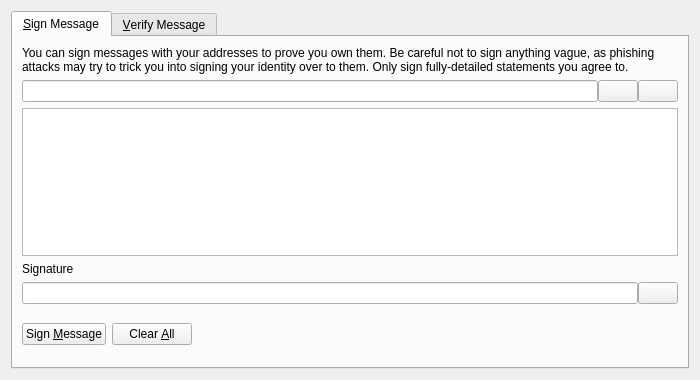
<?xml version="1.0" encoding="UTF-8"?>
<ui version="4.0">
 <class>SignVerifyMessageDialog</class>
 <widget class="QDialog" name="SignVerifyMessageDialog">
  <property name="geometry">
   <rect>
    <x>0</x>
    <y>0</y>
    <width>700</width>
    <height>380</height>
   </rect>
  </property>
  <property name="windowTitle">
   <string>Signatures - Sign / Verify a Message</string>
  </property>
  <property name="modal">
   <bool>true</bool>
  </property>
  <layout class="QVBoxLayout" name="verticalLayout">
   <item>
    <widget class="QTabWidget" name="tabWidget">
     <property name="currentIndex">
      <number>0</number>
     </property>
     <widget class="QWidget" name="tabSignMessage">
      <attribute name="title">
       <string>&amp;Sign Message</string>
      </attribute>
      <layout class="QVBoxLayout" name="verticalLayout_SM">
       <item>
        <widget class="QLabel" name="infoLabel_SM">
         <property name="text">
          <string>You can sign messages with your addresses to prove you own them. Be careful not to sign anything vague, as phishing attacks may try to trick you into signing your identity over to them. Only sign fully-detailed statements you agree to.</string>
         </property>
         <property name="textFormat">
          <enum>Qt::PlainText</enum>
         </property>
         <property name="wordWrap">
          <bool>true</bool>
         </property>
        </widget>
       </item>
       <item>
        <layout class="QHBoxLayout" name="horizontalLayout_1_SM">
         <property name="spacing">
          <number>0</number>
         </property>
         <item>
          <widget class="QValidatedLineEdit" name="addressIn_SM">
           <property name="toolTip">
            <string>The address to sign the message with (e.g. Ler4HNAEfwYhBmGXcFP2Po1NpRUEiK8km2)</string>
           </property>
           <property name="maxLength">
            <number>34</number>
           </property>
          </widget>
         </item>
         <item>
          <widget class="QPushButton" name="addressBookButton_SM">
           <property name="toolTip">
            <string>Choose an address from the address book</string>
           </property>
           <property name="text">
            <string/>
           </property>
           <property name="icon">
            <iconset resource="../bitcoin.qrc">
             <normaloff>:/icons/address-book</normaloff>:/icons/address-book</iconset>
           </property>
           <property name="shortcut">
            <string>Alt+A</string>
           </property>
           <property name="autoDefault">
            <bool>false</bool>
           </property>
          </widget>
         </item>
         <item>
          <widget class="QPushButton" name="pasteButton_SM">
           <property name="toolTip">
            <string>Paste address from clipboard</string>
           </property>
           <property name="text">
            <string/>
           </property>
           <property name="icon">
            <iconset resource="../bitcoin.qrc">
             <normaloff>:/icons/editpaste</normaloff>:/icons/editpaste</iconset>
           </property>
           <property name="shortcut">
            <string>Alt+P</string>
           </property>
           <property name="autoDefault">
            <bool>false</bool>
           </property>
          </widget>
         </item>
        </layout>
       </item>
       <item>
        <widget class="QPlainTextEdit" name="messageIn_SM">
         <property name="toolTip">
          <string>Enter the message you want to sign here</string>
         </property>
        </widget>
       </item>
       <item>
        <widget class="QLabel" name="signatureLabel_SM">
         <property name="text">
          <string>Signature</string>
         </property>
         <property name="textFormat">
          <enum>Qt::PlainText</enum>
         </property>
        </widget>
       </item>
       <item>
        <layout class="QHBoxLayout" name="horizontalLayout_2_SM">
         <property name="spacing">
          <number>0</number>
         </property>
         <item>
          <widget class="QLineEdit" name="signatureOut_SM">
           <property name="font">
            <font>
             <italic>true</italic>
            </font>
           </property>
           <property name="readOnly">
            <bool>true</bool>
           </property>
          </widget>
         </item>
         <item>
          <widget class="QPushButton" name="copySignatureButton_SM">
           <property name="toolTip">
            <string>Copy the current signature to the system clipboard</string>
           </property>
           <property name="text">
            <string/>
           </property>
           <property name="icon">
            <iconset resource="../bitcoin.qrc">
             <normaloff>:/icons/editcopy</normaloff>:/icons/editcopy</iconset>
           </property>
           <property name="autoDefault">
            <bool>false</bool>
           </property>
          </widget>
         </item>
        </layout>
       </item>
       <item>
        <layout class="QHBoxLayout" name="horizontalLayout_3_SM">
         <item>
          <widget class="QPushButton" name="signMessageButton_SM">
           <property name="toolTip">
            <string>Sign the message to prove you own this HKcoin address</string>
           </property>
           <property name="text">
            <string>Sign &amp;Message</string>
           </property>
           <property name="icon">
            <iconset resource="../bitcoin.qrc">
             <normaloff>:/icons/edit</normaloff>:/icons/edit</iconset>
           </property>
           <property name="autoDefault">
            <bool>false</bool>
           </property>
          </widget>
         </item>
         <item>
          <widget class="QPushButton" name="clearButton_SM">
           <property name="toolTip">
            <string>Reset all sign message fields</string>
           </property>
           <property name="text">
            <string>Clear &amp;All</string>
           </property>
           <property name="icon">
            <iconset resource="../bitcoin.qrc">
             <normaloff>:/icons/remove</normaloff>:/icons/remove</iconset>
           </property>
           <property name="autoDefault">
            <bool>false</bool>
           </property>
          </widget>
         </item>
         <item>
          <spacer name="horizontalSpacer_1_SM">
           <property name="orientation">
            <enum>Qt::Horizontal</enum>
           </property>
           <property name="sizeHint" stdset="0">
            <size>
             <width>40</width>
             <height>48</height>
            </size>
           </property>
          </spacer>
         </item>
         <item>
          <widget class="QLabel" name="statusLabel_SM">
           <property name="font">
            <font>
             <weight>75</weight>
             <bold>true</bold>
            </font>
           </property>
           <property name="text">
            <string/>
           </property>
           <property name="wordWrap">
            <bool>true</bool>
           </property>
          </widget>
         </item>
         <item>
          <spacer name="horizontalSpacer_2_SM">
           <property name="orientation">
            <enum>Qt::Horizontal</enum>
           </property>
           <property name="sizeHint" stdset="0">
            <size>
             <width>40</width>
             <height>48</height>
            </size>
           </property>
          </spacer>
         </item>
        </layout>
       </item>
      </layout>
     </widget>
     <widget class="QWidget" name="tabVerifyMessage">
      <attribute name="title">
       <string>&amp;Verify Message</string>
      </attribute>
      <layout class="QVBoxLayout" name="verticalLayout_VM">
       <item>
        <widget class="QLabel" name="infoLabel_VM">
         <property name="text">
          <string>Enter the signing address, message (ensure you copy line breaks, spaces, tabs, etc. exactly) and signature below to verify the message. Be careful not to read more into the signature than what is in the signed message itself, to avoid being tricked by a man-in-the-middle attack.</string>
         </property>
         <property name="textFormat">
          <enum>Qt::PlainText</enum>
         </property>
         <property name="alignment">
          <set>Qt::AlignLeading|Qt::AlignLeft|Qt::AlignTop</set>
         </property>
         <property name="wordWrap">
          <bool>true</bool>
         </property>
        </widget>
       </item>
       <item>
        <layout class="QHBoxLayout" name="horizontalLayout_1_VM">
         <property name="spacing">
          <number>0</number>
         </property>
         <item>
          <widget class="QValidatedLineEdit" name="addressIn_VM">
           <property name="toolTip">
            <string>The address the message was signed with (e.g. Ler4HNAEfwYhBmGXcFP2Po1NpRUEiK8km2)</string>
           </property>
           <property name="maxLength">
            <number>34</number>
           </property>
          </widget>
         </item>
         <item>
          <widget class="QPushButton" name="addressBookButton_VM">
           <property name="toolTip">
            <string>Choose an address from the address book</string>
           </property>
           <property name="text">
            <string/>
           </property>
           <property name="icon">
            <iconset resource="../bitcoin.qrc">
             <normaloff>:/icons/address-book</normaloff>:/icons/address-book</iconset>
           </property>
           <property name="shortcut">
            <string>Alt+A</string>
           </property>
           <property name="autoDefault">
            <bool>false</bool>
           </property>
          </widget>
         </item>
        </layout>
       </item>
       <item>
        <widget class="QPlainTextEdit" name="messageIn_VM"/>
       </item>
       <item>
        <widget class="QValidatedLineEdit" name="signatureIn_VM"/>
       </item>
       <item>
        <layout class="QHBoxLayout" name="horizontalLayout_2_VM">
         <item>
          <widget class="QPushButton" name="verifyMessageButton_VM">
           <property name="toolTip">
            <string>Verify the message to ensure it was signed with the specified HKcoin address</string>
           </property>
           <property name="text">
            <string>Verify &amp;Message</string>
           </property>
           <property name="icon">
            <iconset resource="../bitcoin.qrc">
             <normaloff>:/icons/transaction_0</normaloff>:/icons/transaction_0</iconset>
           </property>
           <property name="autoDefault">
            <bool>false</bool>
           </property>
          </widget>
         </item>
         <item>
          <widget class="QPushButton" name="clearButton_VM">
           <property name="toolTip">
            <string>Reset all verify message fields</string>
           </property>
           <property name="text">
            <string>Clear &amp;All</string>
           </property>
           <property name="icon">
            <iconset resource="../bitcoin.qrc">
             <normaloff>:/icons/remove</normaloff>:/icons/remove</iconset>
           </property>
           <property name="autoDefault">
            <bool>false</bool>
           </property>
          </widget>
         </item>
         <item>
          <spacer name="horizontalSpacer_1_VM">
           <property name="orientation">
            <enum>Qt::Horizontal</enum>
           </property>
           <property name="sizeHint" stdset="0">
            <size>
             <width>40</width>
             <height>48</height>
            </size>
           </property>
          </spacer>
         </item>
         <item>
          <widget class="QLabel" name="statusLabel_VM">
           <property name="font">
            <font>
             <weight>75</weight>
             <bold>true</bold>
            </font>
           </property>
           <property name="text">
            <string/>
           </property>
           <property name="wordWrap">
            <bool>true</bool>
           </property>
          </widget>
         </item>
         <item>
          <spacer name="horizontalSpacer_2_VM">
           <property name="orientation">
            <enum>Qt::Horizontal</enum>
           </property>
           <property name="sizeHint" stdset="0">
            <size>
             <width>40</width>
             <height>48</height>
            </size>
           </property>
          </spacer>
         </item>
        </layout>
       </item>
      </layout>
     </widget>
    </widget>
   </item>
  </layout>
 </widget>
 <customwidgets>
  <customwidget>
   <class>QValidatedLineEdit</class>
   <extends>QLineEdit</extends>
   <header>qvalidatedlineedit.h</header>
  </customwidget>
 </customwidgets>
 <resources>
  <include location="../bitcoin.qrc"/>
 </resources>
 <connections/>
</ui>
